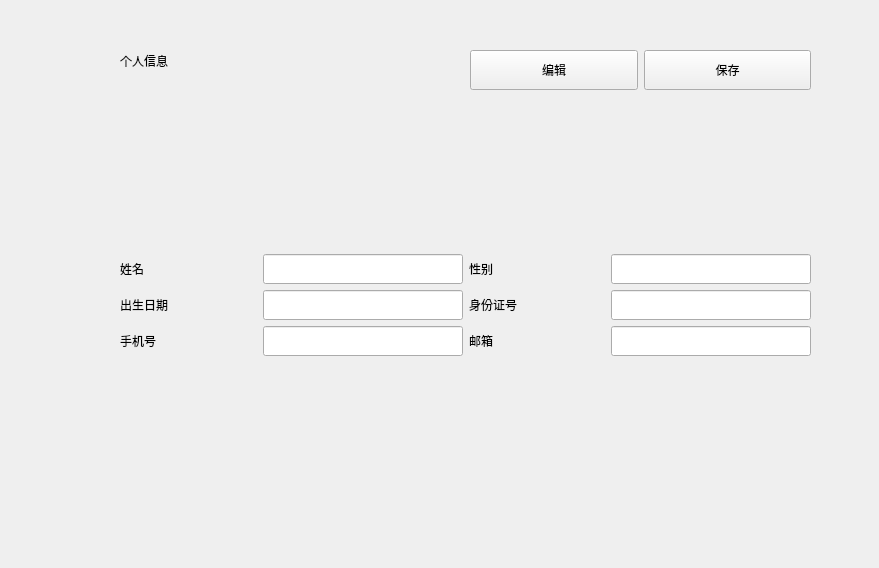
<?xml version="1.0" encoding="UTF-8"?>
<ui version="4.0">
 <class>adminInfoClient</class>
 <widget class="QWidget" name="adminInfoClient">
  <property name="geometry">
   <rect>
    <x>0</x>
    <y>0</y>
    <width>879</width>
    <height>568</height>
   </rect>
  </property>
  <property name="minimumSize">
   <size>
    <width>879</width>
    <height>568</height>
   </size>
  </property>
  <property name="maximumSize">
   <size>
    <width>879</width>
    <height>568</height>
   </size>
  </property>
  <property name="windowTitle">
   <string>Form</string>
  </property>
  <widget class="QLabel" name="label_7">
   <property name="geometry">
    <rect>
     <x>120</x>
     <y>40</y>
     <width>191</width>
     <height>41</height>
    </rect>
   </property>
   <property name="text">
    <string>个人信息</string>
   </property>
  </widget>
  <widget class="QLabel" name="label_8">
   <property name="geometry">
    <rect>
     <x>30</x>
     <y>-20</y>
     <width>61</width>
     <height>611</height>
    </rect>
   </property>
   <property name="text">
    <string/>
   </property>
   <property name="pixmap">
    <pixmap resource="../resources.qrc">:/resources/icons/1注册登录d.png</pixmap>
   </property>
   <property name="scaledContents">
    <bool>true</bool>
   </property>
  </widget>
  <widget class="QWidget" name="gridLayoutWidget">
   <property name="geometry">
    <rect>
     <x>120</x>
     <y>150</y>
     <width>691</width>
     <height>311</height>
    </rect>
   </property>
   <layout class="QGridLayout" name="gridLayout">
    <item row="0" column="0">
     <layout class="QVBoxLayout" name="verticalLayout">
      <property name="topMargin">
       <number>0</number>
      </property>
      <property name="bottomMargin">
       <number>0</number>
      </property>
      <item>
       <widget class="QLabel" name="label">
        <property name="text">
         <string>姓名</string>
        </property>
       </widget>
      </item>
      <item>
       <widget class="QLabel" name="label_2">
        <property name="minimumSize">
         <size>
          <width>70</width>
          <height>0</height>
         </size>
        </property>
        <property name="text">
         <string>出生日期</string>
        </property>
       </widget>
      </item>
      <item>
       <widget class="QLabel" name="label_3">
        <property name="text">
         <string>手机号</string>
        </property>
       </widget>
      </item>
     </layout>
    </item>
    <item row="0" column="2">
     <layout class="QVBoxLayout" name="verticalLayout_2">
      <property name="topMargin">
       <number>0</number>
      </property>
      <property name="bottomMargin">
       <number>0</number>
      </property>
      <item>
       <widget class="QLabel" name="label_4">
        <property name="text">
         <string>性别</string>
        </property>
       </widget>
      </item>
      <item>
       <widget class="QLabel" name="label_5">
        <property name="minimumSize">
         <size>
          <width>70</width>
          <height>0</height>
         </size>
        </property>
        <property name="text">
         <string>身份证号</string>
        </property>
       </widget>
      </item>
      <item>
       <widget class="QLabel" name="label_6">
        <property name="text">
         <string>邮箱</string>
        </property>
       </widget>
      </item>
     </layout>
    </item>
    <item row="0" column="1">
     <layout class="QVBoxLayout" name="verticalLayout_3">
      <property name="leftMargin">
       <number>20</number>
      </property>
      <item>
       <widget class="QLineEdit" name="nameLineEdit">
        <property name="minimumSize">
         <size>
          <width>0</width>
          <height>30</height>
         </size>
        </property>
        <property name="maximumSize">
         <size>
          <width>200</width>
          <height>16777215</height>
         </size>
        </property>
        <property name="readOnly">
         <bool>false</bool>
        </property>
       </widget>
      </item>
      <item>
       <widget class="QLineEdit" name="birthLineEdit">
        <property name="minimumSize">
         <size>
          <width>0</width>
          <height>30</height>
         </size>
        </property>
        <property name="maximumSize">
         <size>
          <width>200</width>
          <height>16777215</height>
         </size>
        </property>
        <property name="readOnly">
         <bool>false</bool>
        </property>
       </widget>
      </item>
      <item>
       <widget class="QLineEdit" name="phoneLineEdit">
        <property name="minimumSize">
         <size>
          <width>0</width>
          <height>30</height>
         </size>
        </property>
        <property name="maximumSize">
         <size>
          <width>200</width>
          <height>16777215</height>
         </size>
        </property>
        <property name="readOnly">
         <bool>false</bool>
        </property>
       </widget>
      </item>
     </layout>
    </item>
    <item row="0" column="3">
     <layout class="QVBoxLayout" name="verticalLayout_4">
      <property name="sizeConstraint">
       <enum>QLayout::SizeConstraint::SetDefaultConstraint</enum>
      </property>
      <property name="leftMargin">
       <number>20</number>
      </property>
      <property name="bottomMargin">
       <number>0</number>
      </property>
      <item>
       <widget class="QLineEdit" name="genderLineEdit">
        <property name="minimumSize">
         <size>
          <width>0</width>
          <height>30</height>
         </size>
        </property>
        <property name="maximumSize">
         <size>
          <width>200</width>
          <height>16777215</height>
         </size>
        </property>
        <property name="readOnly">
         <bool>false</bool>
        </property>
       </widget>
      </item>
      <item>
       <widget class="QLineEdit" name="idLineEdit">
        <property name="minimumSize">
         <size>
          <width>0</width>
          <height>30</height>
         </size>
        </property>
        <property name="maximumSize">
         <size>
          <width>200</width>
          <height>16777215</height>
         </size>
        </property>
        <property name="readOnly">
         <bool>false</bool>
        </property>
       </widget>
      </item>
      <item>
       <widget class="QLineEdit" name="emailLineEdit">
        <property name="minimumSize">
         <size>
          <width>0</width>
          <height>30</height>
         </size>
        </property>
        <property name="maximumSize">
         <size>
          <width>200</width>
          <height>16777215</height>
         </size>
        </property>
        <property name="readOnly">
         <bool>false</bool>
        </property>
       </widget>
      </item>
     </layout>
    </item>
   </layout>
  </widget>
  <widget class="QWidget" name="horizontalLayoutWidget">
   <property name="geometry">
    <rect>
     <x>470</x>
     <y>30</y>
     <width>341</width>
     <height>81</height>
    </rect>
   </property>
   <layout class="QHBoxLayout" name="horizontalLayout">
    <item>
     <widget class="QPushButton" name="editPushButton">
      <property name="minimumSize">
       <size>
        <width>80</width>
        <height>40</height>
       </size>
      </property>
      <property name="text">
       <string>编辑</string>
      </property>
     </widget>
    </item>
    <item>
     <widget class="QPushButton" name="savePushButton">
      <property name="minimumSize">
       <size>
        <width>80</width>
        <height>40</height>
       </size>
      </property>
      <property name="text">
       <string>保存</string>
      </property>
     </widget>
    </item>
   </layout>
  </widget>
 </widget>
 <resources>
  <include location="../resources.qrc"/>
 </resources>
 <connections/>
</ui>
